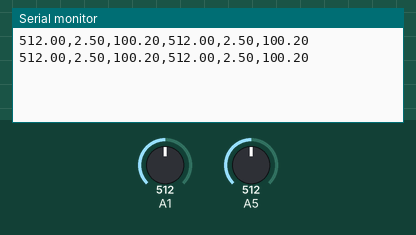
The sketch below on a simulated Arduino Uno, built with avr-gcc and run on an emulated ATmega328P. Parts: the last lines printed to the serial monitor. The test bench sets the inputs (shaded band); at power-on: A1 = 512, A5 = 512.

Above: at 1.8 s.
1.9 s: A1 set to 1009
At 2.8 s:
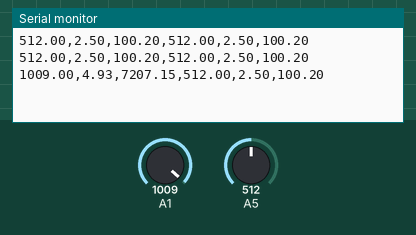
3.4 s: A1 set to 1023
At 4.8 s:
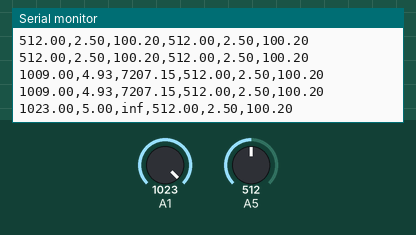
6.5 s: A5 set to 1014
At 7.6 s:
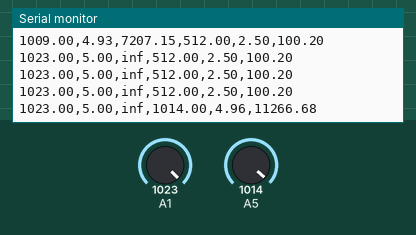
8.0 s: A5 set to 1023
At 8.4 s:
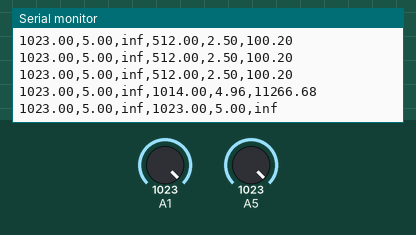

Measured:
- the behaviour switches between 1022 and 1023 on A1 (found by bisection; images 1 and 2)
- the behaviour switches between 1022 and 1023 on A5 (found by bisection; images 3 and 4)
- after the input at 1.9 s, the serial monitor: prints a new line after 0.11 s (image 1)
- after the input at 3.4 s, the serial monitor: prints a new line after 0.61 s (image 2)
- after the input at 6.5 s, the serial monitor: prints a new line after 0.52 s (image 3)
- after the input at 8.0 s, the serial monitor: prints a new line at once (image 4)

The sketch:

mix.ino
```cpp
// Declaracion de variables globales
int pinPT1 = 1;
float rawPT1; // Variable para almacenar el valor obtenido del sensor (0 a 1023)
float vPT1;
float rPT1;

int pinTER = 5;
float rawTER;
float vTER;
float rTER;


void setup() {
  // Configuramos el puerto serial a 9600 bps
  Serial.begin(9600);
}


void loop() {
  // PT100 sensor reading
  rawPT1 = analogRead(A1);
  Serial.print(rawPT1);
  Serial.print(",");

  // vT eq
  vPT1 = vT(rawPT1);
  Serial.print(vPT1);
  Serial.print(",");

  rPT1 = rT(vPT1);
  Serial.print(rPT1);
  Serial.print(",");


  // Termistor sensor reading
  rawTER = analogRead(A5);
  Serial.print(rawTER);
  Serial.print(",");

  vTER = vT(rawTER);
  Serial.print(vTER);
  Serial.print(",");

  rTER = rT(vTER);
  Serial.println(rTER);


  // Esperamos un tiempo para repetir el loop
  delay(1000);
}

float vT(float i) {
  return (5.0 * i)/1023.0;
}

float rT(float i) {
  return (100.0*i)/(5.0-i);
}
```
